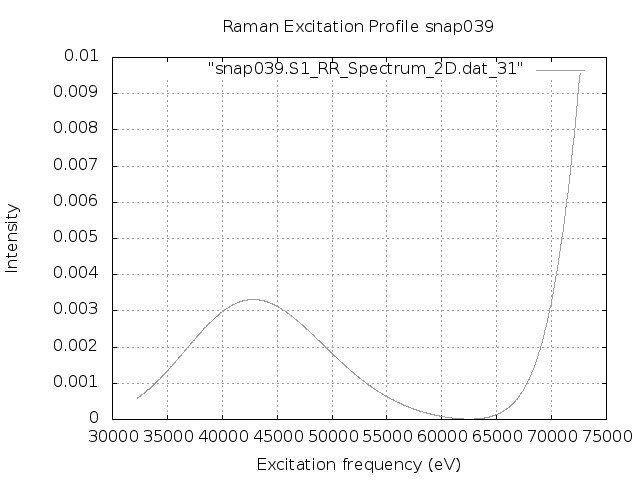

gnuplot code for this plot:
set terminal png
set output "snap039.S1.REP.png"
set xlabel 'Excitation frequency (eV)'
set ylabel 'Intensity'
set title "Raman Excitation Profile snap039"
set grid
set autoscale
plot "snap039.S1_RR_Spectrum_2D.dat_31" with lines lc "blue"
exit
